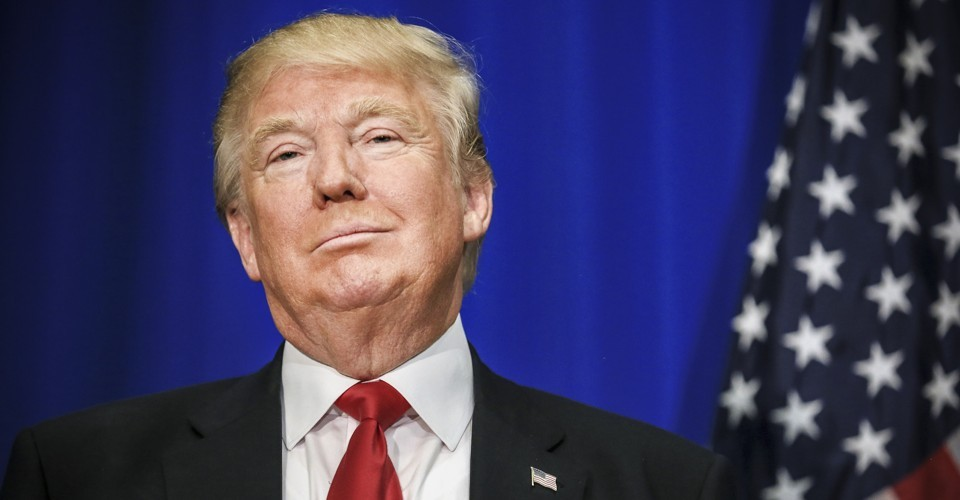
#> input picture Lecture Code Work/Data/Trump.jpg, 960 x 500 px
$ jupyter execute --allow-errors 'Task 9 Morphology.ipynb'
#> lines starting #> are read from the running program, lines starting #| are printed output that depends on the picture; after the words box and inside, x2 and y2 are one past the last pixel; in counts of white or black regions, pixels touching at a corner belong together
[cell 1]
# Boiler plate imports
import numpy as np
import cv2
from matplotlib import pyplot as plt
import easygui
#https://github.com/WillBrennan/SkinDetector/blob/master/skin_detector/skin_detector.py

[cell 2]
colouredTrump = plt.imread("Data/Trump.jpg")
#> colouredTrump is the input picture: shape (500, 960, 3); mean R, G, B 67.7, 62.7, 95

[cell 3]
yCrCbTrump = cv2.cvtColor(colouredTrump,cv2.COLOR_BGR2YCR_CB)
#> yCrCbTrump: shape (500, 960, 3); mean of channels 0, 1, 2 72.9, 143.7, 125

[cell 4]
# Flesh thresholding
min_YCrCb = np.array([0,133,77],np.uint8)
max_YCrCb = np.array([255,173,127],np.uint8)

[cell 5]
converted = cv2.cvtColor(colouredTrump, cv2.COLOR_BGR2HSV)
#> converted: shape (500, 960, 3); mean H, S, V 30.2, 122.2, 107.4
skinMask = cv2.inRange(yCrCbTrump, min_YCrCb, max_YCrCb)
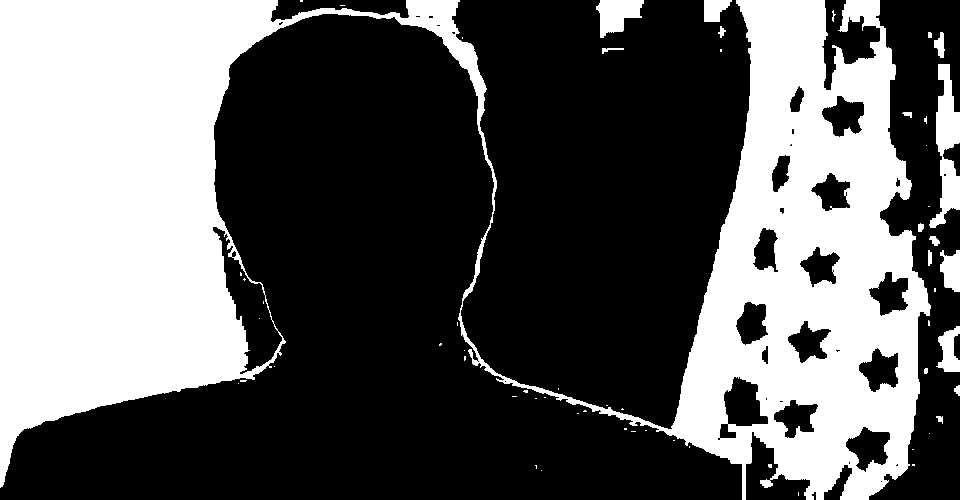
#> skinMask: shape (500, 960); 37.8% white; 59 white regions (41 under 20 px), largest, box (x1, y1, x2, y2) and area: (0, 0, 931, 500) 175107, (929, 64, 960, 228) 2496, (596, 0, 644, 38) 1144

[cell 6]
skinMask = cv2.GaussianBlur(skinMask, (3, 3), 0)
skin = cv2.bitwise_and(colouredTrump, colouredTrump, mask = skinMask)
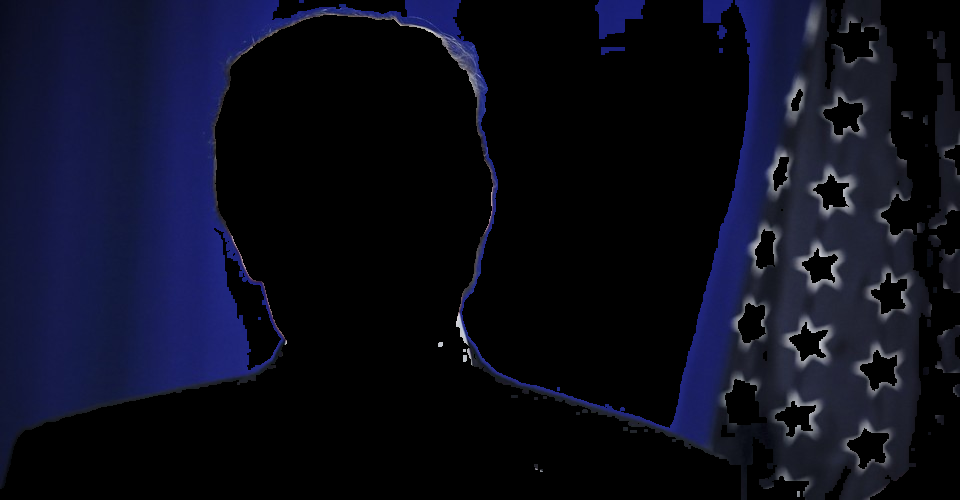
#> skin: shape (500, 960, 3); mean R, G, B 12, 13.6, 28.5

[cell 7]
plt.imshow(skin)

[cell 8]
def getHSVMask(image):
    converted = cv2.cvtColor(image, cv2.COLOR_BGR2HSV)
    lower_threshold = np.array([20, 50, 0], dtype=np.uint8)
    upper_threshold = np.array([120, 150, 255], dtype=np.uint8)
    skinMask = cv2.inRange(converted, lower_threshold, upper_threshold)
    #skin = cv2.bitwise_and(colouredTrump, colouredTrump, mask = skinMask)
    return skinMask

[cell 9]
def getHSVMask(image):
    lower_threshold = np.array([20, 50, 0], dtype=np.uint8)
    upper_threshold = np.array([120, 150, 255], dtype=np.uint8)
    skinMask = cv2.inRange(converted, lower_threshold, upper_threshold)
    #skin = cv2.bitwise_and(colouredTrump, colouredTrump, mask = skinMask)
    return skinMask

[cell 10]
plt.imshow(skin,cmap='gray')

[cell 11]
kernel = cv2.getStructuringElement(cv2.MORPH_ELLIPSE, (11, 11))
skinMask = cv2.erode(skinMask, kernel, iterations = 2)
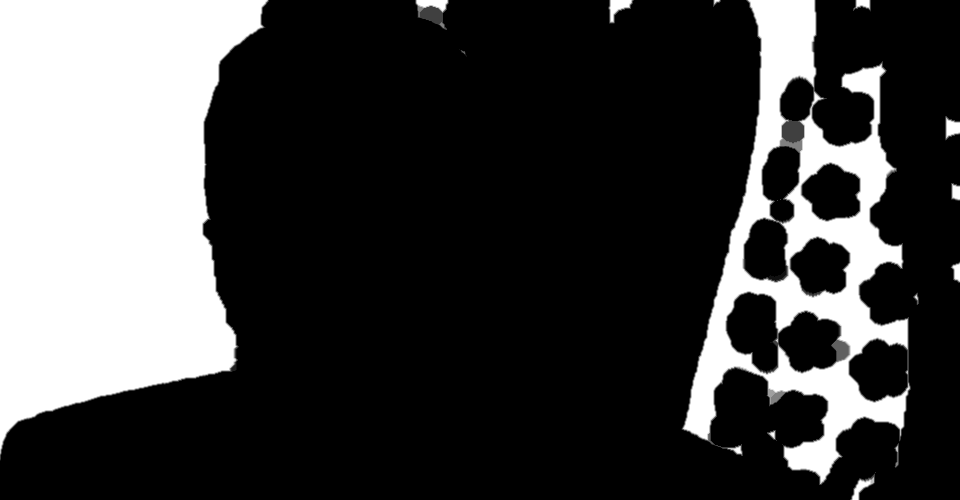
#> skinMask: shape (500, 960); min 0, max 255, mean 65.8
skinMask = cv2.dilate(skinMask, kernel, iterations = 2)
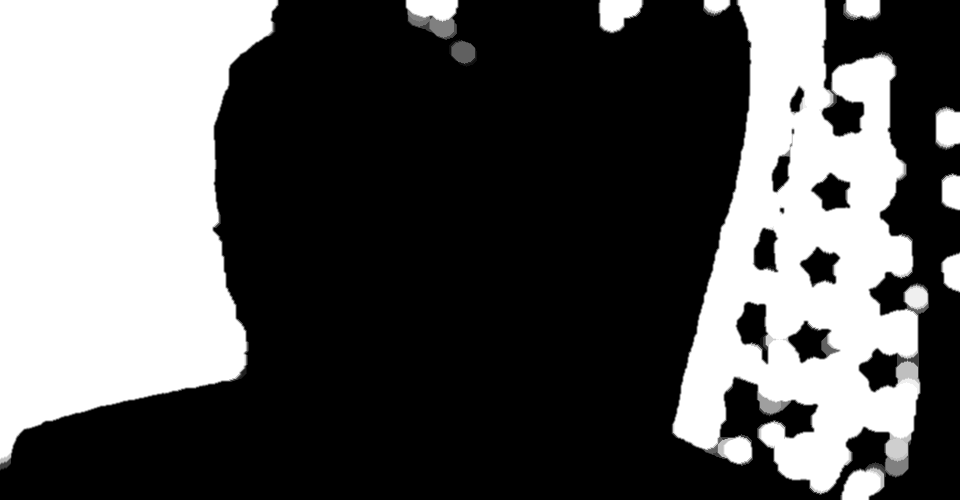
#> skinMask: shape (500, 960); min 0, max 255, mean 89.7

[cell 12]
skinMask = cv2.GaussianBlur(skinMask, (3, 3), 0)
skin = cv2.bitwise_and(colouredTrump, colouredTrump, mask = skinMask)
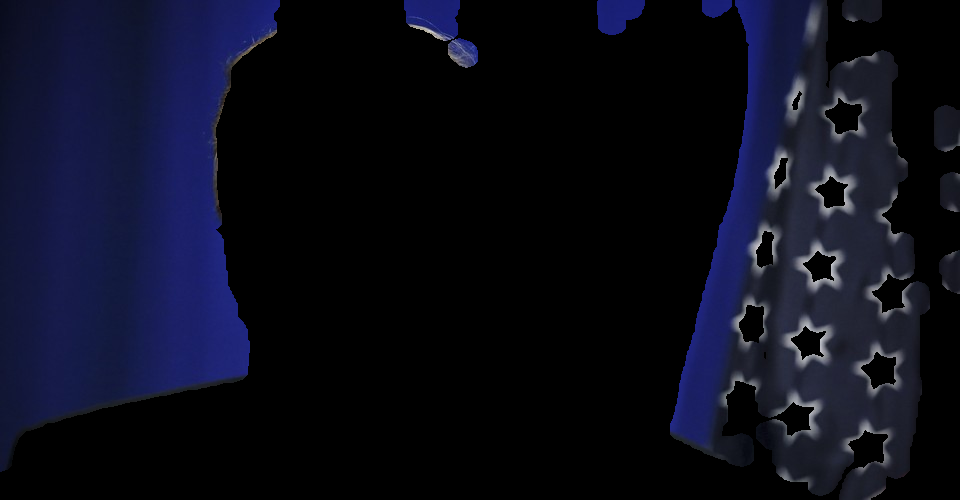
#> skin: shape (500, 960, 3); mean R, G, B 11.4, 12.9, 27.1

[cell 13]
plt.imshow(skin)

[cell 14]
lower_thresh = np.array([90, 100, 130], dtype=np.uint8)
upper_thresh = np.array([230, 120, 180], dtype=np.uint8)

img_ycrcb = cv2.cvtColor(colouredTrump, cv2.COLOR_RGB2YCR_CB)
#> img_ycrcb: shape (500, 960, 3); mean of channels 0, 1, 2 67.9, 127.8, 143.3
msk_ycrcb = cv2.inRange(img_ycrcb, lower_thresh, upper_thresh)
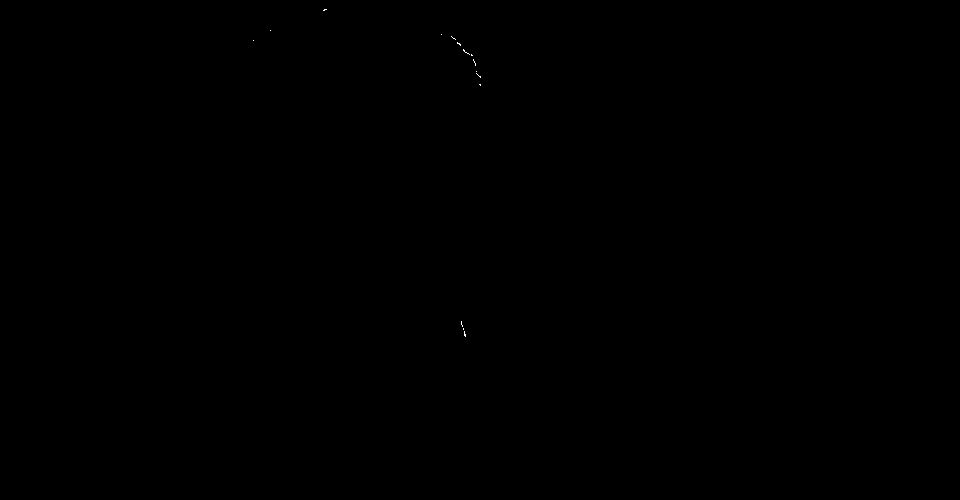
#> msk_ycrcb: shape (500, 960); 0.01% white in thin lines or dots, all inside (x1, y1, x2, y2) = (253, 9, 481, 337)
